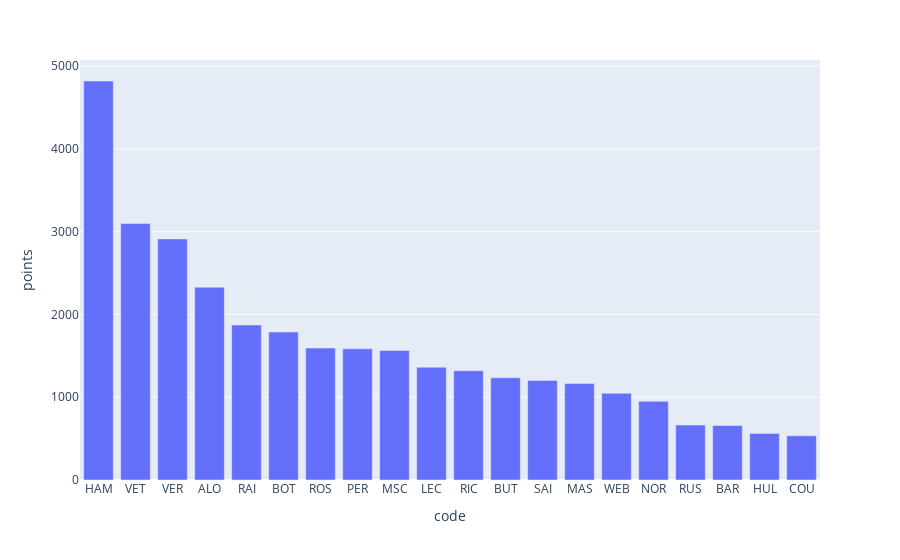

The notebook cell this image was saved under:
### Markdown cell above
## Top 20 Drivers by Points

### Code cell
grouped_points_drivers = merged_data.groupby(['driverId','driverRef','surname','code'], as_index=False)['points'].sum()
top20_drivers = grouped_points_drivers.sort_values(['points'],ascending=False).head(20)
px.bar(top20_drivers,x='code',y='points')

### Figure 1 — Plotly figure (JSON) as saved in the notebook; plotly's stock layout.template omitted (floating-point values rounded to 4 significant figures)
{"data": [{"hovertemplate": "code=%{x}<br>points=%{y}<extra></extra>", "legendgroup": "", "marker": {"color": "#636efa", "pattern": {"shape": ""}}, "name": "", "orientation": "v", "showlegend": false, "textposition": "auto", "type": "bar", "x": ["HAM", "VET", "VER", "ALO", "RAI", "BOT", "ROS", "PER", "MSC", "LEC", "RIC", "BUT", "SAI", "MAS", "WEB", "NOR", "RUS", "BAR", "HUL", "COU"], "xaxis": "x", "y": [4820.0, 3098.0, 2912.0, 2329.0, 1873.0, 1788.0, 1594.0, 1585.0, 1566.0, 1363.0, 1320.0, 1235.0, 1204.0, 1167.0, 1048.0, 950.0, 664.0, 658.0, 563.0, 535.0], "yaxis": "y"}], "layout": {"barmode": "relative", "legend": {"tracegroupgap": 0}, "margin": {"t": 60}, "xaxis": {"anchor": "y", "domain": [0, 1], "title": {"text": "code"}}, "yaxis": {"anchor": "x", "domain": [0, 1], "title": {"text": "points"}}}}
